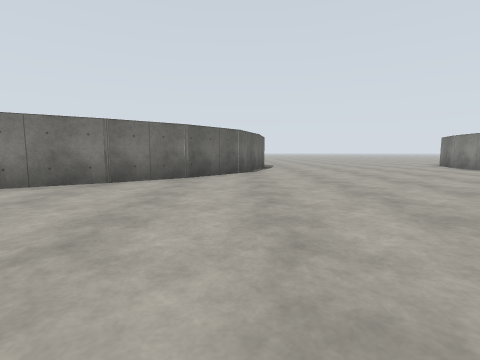
View 1 (above)

19 first-person views from a walk through a world built for the Gazebo simulator. The camera is 1.2 m above the floor, tilts 6° down and sees 85° across. The floor is counted in squares, 2 m on a side. Each view is taken from the middle of a square. On the plan, view 1 faces up. The plan holds only what a view shows up to about 9 squares ahead; the rest is blank. The place goes on beyond the plan.

View 2
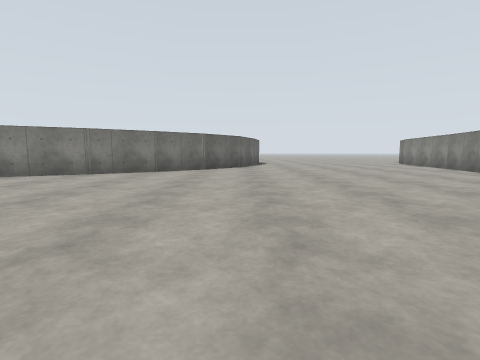

View 3
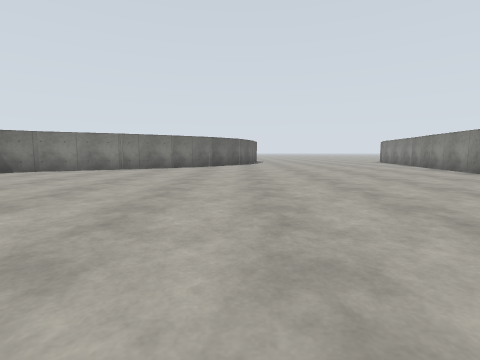

View 4
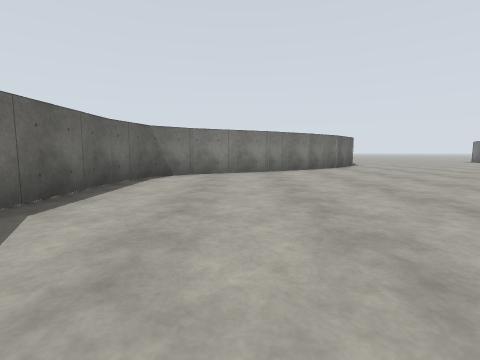

View 5
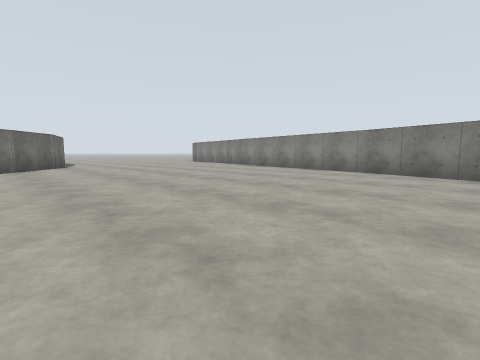

View 6
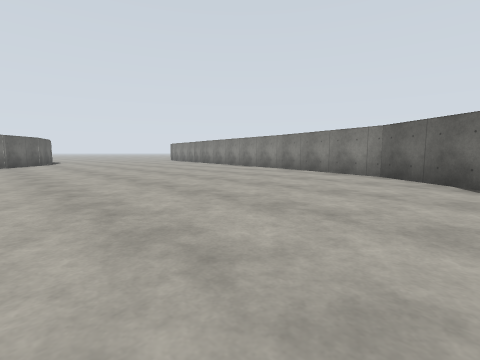

View 7
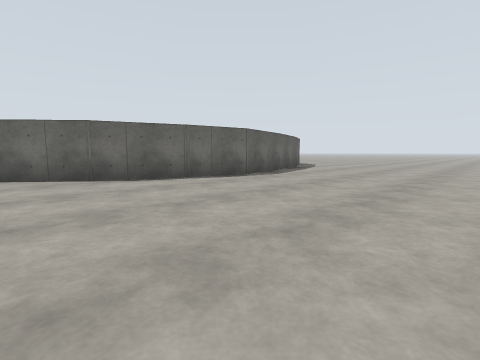

View 8
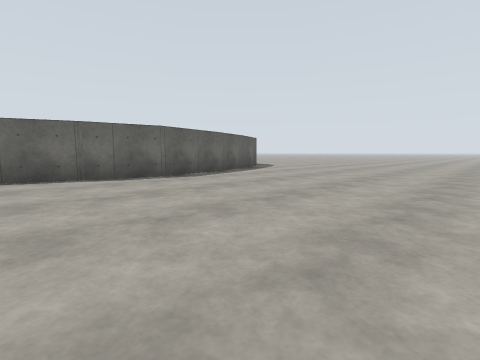

View 9
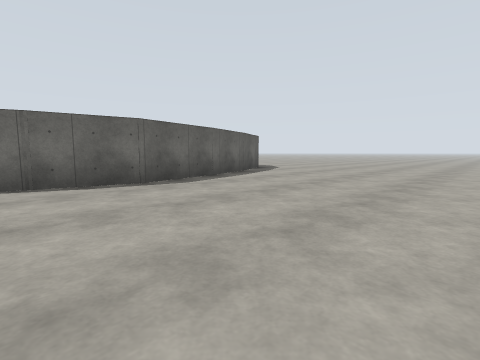

View 10
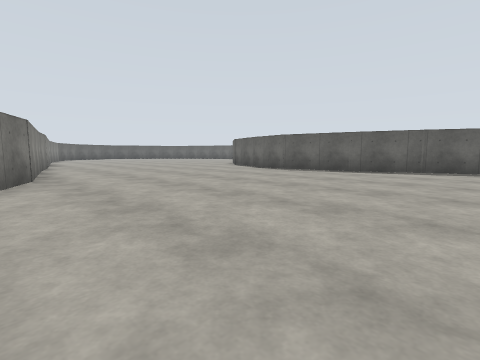

View 11
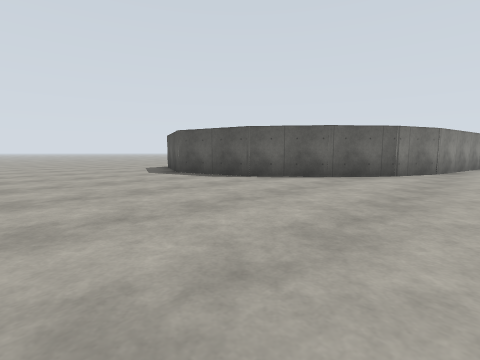

View 12
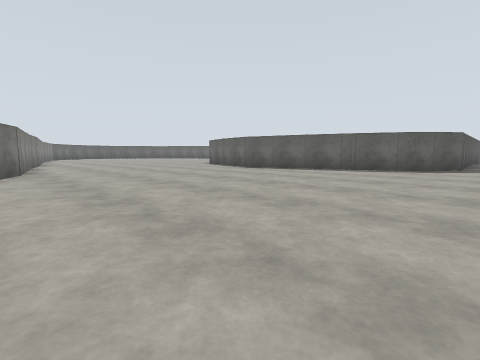

View 13
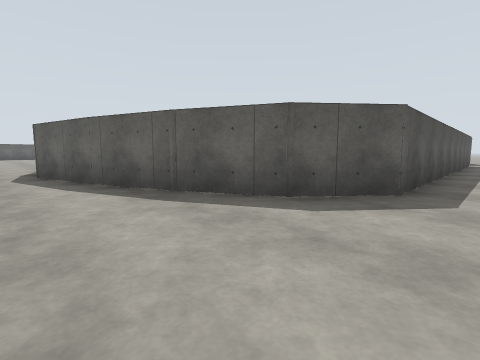

View 14
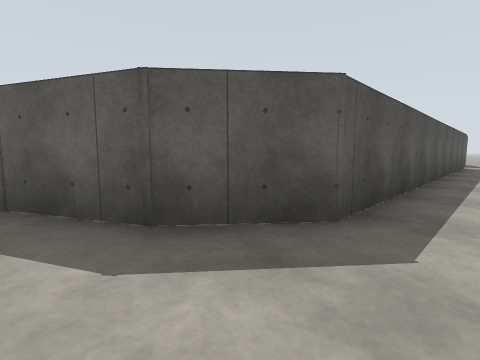

View 15
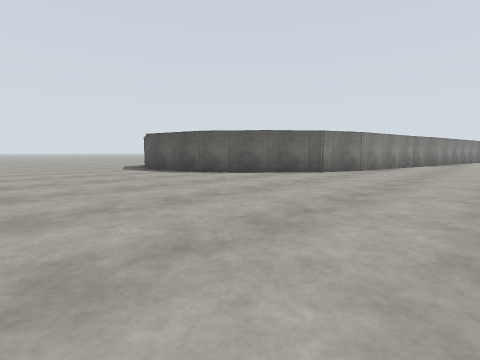

View 16
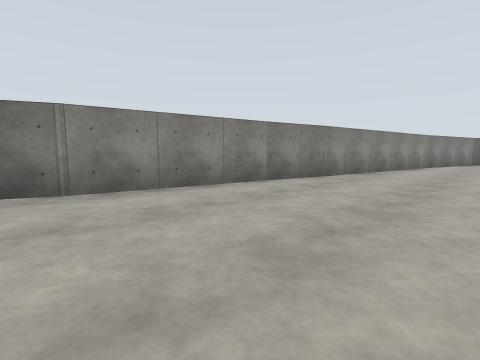

View 17
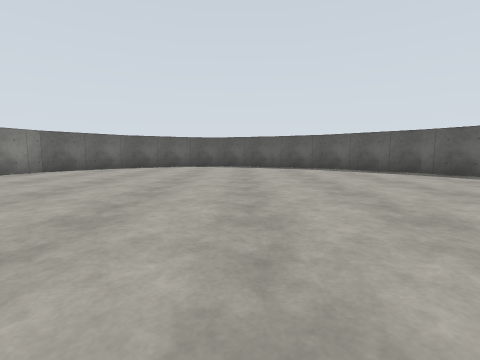

View 18
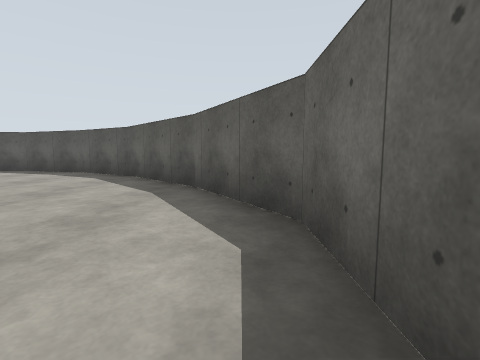

View 19
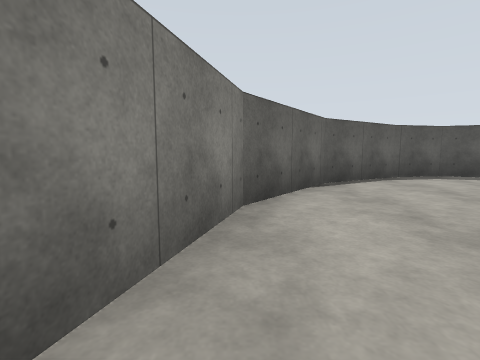

### Floor plan
Points are (right, up) in squares from view 1. A wall is a line through its corners. A room is listed if a view was taken in it or the views show most of it. See-through windows are left out.
Room 1 (views 1, 2, 3, 4, 5, 6, 7, 8, 9, 10, 11, 12, 13, 14, 15, 16, 17, 18, 19)
walls: (0.7, 9.7) (0, 7.6) (-1.3, 6.1); (-1.2, 6.2) (-2.6, 5.1); (-2.5, 5.2) (-4.2, 4.1); (-4, 4.2) (-6.3, 3.2); (0.5, 13.6) (1, 11.3) (0.7, 9.4); (8.2, 10.1) (8.9, 11.7); (8.8, 11.6) (10, 13); (-0.2, 15.5) (0.6, 13.3); (-6.2, 3.2) (-7.2, 2.4) (-7.5, 1.2) (-7.5, -2.3) (-6.2, -4.6); (6.1, -1.2) (8.2, 10.2); (9.9, 12.9) (11.5, 14.2) (13.9, 14.7) (14.5, 14.5); (-6.3, -4.5) (-4.1, -6.8) (-2.3, -7.8); (-2.4, -7.8) (0, -8.6) (1.3, -8.3) (3.4, -7.1) (5, -4.9) (6.1, -1.1); (-11.9, 18) (-2.2, 18) (-1, 17) (-0.1, 15.3)

Positions as (right, up) in squares from view 1, and headings:
1: (0, 0), facing up
2: (0, -3), facing up
3: (0, -5), facing up
4: (-5, -4), facing up
5: (-2, -4), facing up-right
6: (-2, -7), facing up-right
7: (6, 6), facing up-left
8: (7, 8), facing up-left
9: (6, 9), facing up-left
10: (9, 17), facing down-left
11: (7, 19), facing down-right
12: (9, 19), facing down-left
13: (2, 19), facing down-left
14: (0, 19), facing down-left
15: (5, 19), facing down-right
16: (4, 11), facing down-right
17: (-1, 3), facing down
18: (-7, 0), facing down
19: (5, -2), facing down
